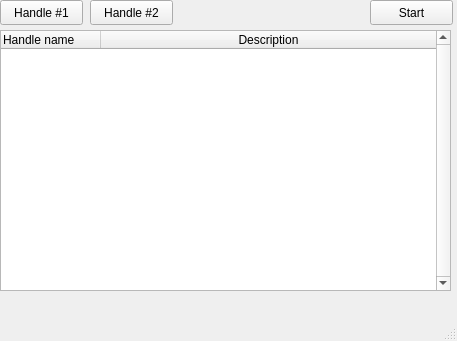
<?xml version="1.0" encoding="UTF-8"?>
<ui version="4.0">
 <class>InjResp</class>
 <widget class="QMainWindow" name="InjResp">
  <property name="geometry">
   <rect>
    <x>0</x>
    <y>0</y>
    <width>457</width>
    <height>341</height>
   </rect>
  </property>
  <property name="windowTitle">
   <string>InjResp</string>
  </property>
  <widget class="QWidget" name="centralwidget">
   <widget class="QTableWidget" name="handles_table">
    <property name="geometry">
     <rect>
      <x>0</x>
      <y>30</y>
      <width>451</width>
      <height>261</height>
     </rect>
    </property>
    <property name="focusPolicy">
     <enum>Qt::NoFocus</enum>
    </property>
    <property name="verticalScrollBarPolicy">
     <enum>Qt::ScrollBarAlwaysOn</enum>
    </property>
    <attribute name="horizontalHeaderCascadingSectionResizes">
     <bool>false</bool>
    </attribute>
    <attribute name="horizontalHeaderStretchLastSection">
     <bool>true</bool>
    </attribute>
    <column>
     <property name="text">
      <string>Handle name</string>
     </property>
     <property name="textAlignment">
      <set>AlignLeading|AlignVCenter</set>
     </property>
     <property name="background">
      <color>
       <red>180</red>
       <green>27</green>
       <blue>45</blue>
      </color>
     </property>
    </column>
    <column>
     <property name="text">
      <string>Description</string>
     </property>
    </column>
   </widget>
   <widget class="QPushButton" name="btn_start">
    <property name="geometry">
     <rect>
      <x>370</x>
      <y>0</y>
      <width>83</width>
      <height>25</height>
     </rect>
    </property>
    <property name="text">
     <string>Start</string>
    </property>
   </widget>
   <widget class="QPushButton" name="btn_handle_1">
    <property name="geometry">
     <rect>
      <x>0</x>
      <y>0</y>
      <width>83</width>
      <height>25</height>
     </rect>
    </property>
    <property name="text">
     <string>Handle #1</string>
    </property>
   </widget>
   <widget class="QPushButton" name="btn_handle_2">
    <property name="geometry">
     <rect>
      <x>90</x>
      <y>0</y>
      <width>83</width>
      <height>25</height>
     </rect>
    </property>
    <property name="text">
     <string>Handle #2</string>
    </property>
   </widget>
  </widget>
  <widget class="QMenuBar" name="menubar">
   <property name="geometry">
    <rect>
     <x>0</x>
     <y>0</y>
     <width>457</width>
     <height>22</height>
    </rect>
   </property>
  </widget>
  <widget class="QStatusBar" name="status_bar"/>
 </widget>
 <resources/>
 <connections/>
</ui>
